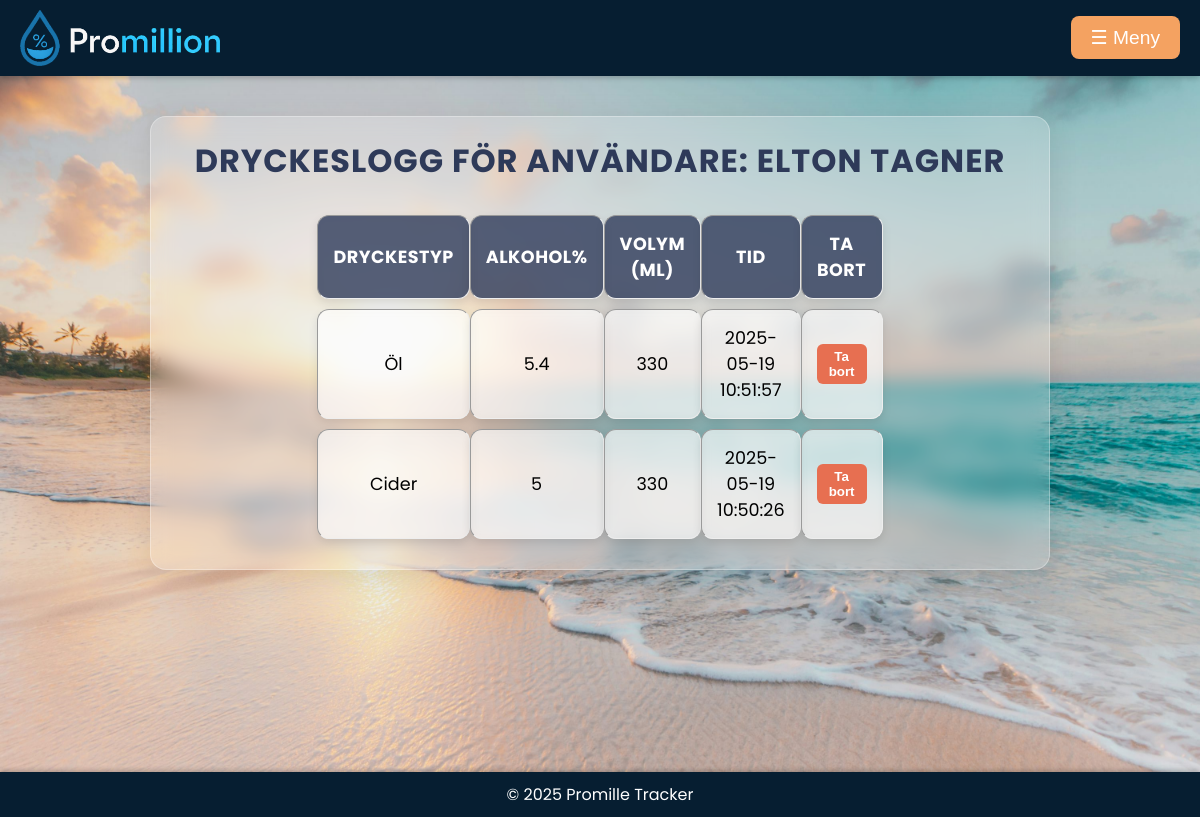
Screenshot of /view_drinks.php (signed in) with the database file from the repository.
### tables this page shows
CREATE TABLE `tbluser` (
  `id` int(11) NOT NULL,
  `namn` varchar(100) NOT NULL,
  `password` varchar(255) NOT NULL,
  `weight` float NOT NULL,
  `height` float NOT NULL,
  `alkoholvolym` float NOT NULL,
  `userlevel` tinyint(11) NOT NULL DEFAULT 10,
  `team` varchar(20) NOT NULL
);

CREATE TABLE `tbldrinklog` (
  `drinkid` int(11) NOT NULL,
  `userid` int(11) NOT NULL,
  `drinktype` varchar(50) NOT NULL,
  `alcoholpercent` float NOT NULL,
  `volume_ml` float NOT NULL,
  `drinktimestamp` timestamp NOT NULL DEFAULT current_timestamp()
);

### view_drinks.php (the view, shortened to what this page needs)
<?php
$conn = getDBConnection();
$userid_to_view = isset($_GET['userid']) ? (int)$_GET['userid'] : $_SESSION['userid'];
$name_sql = "SELECT namn FROM tbluser WHERE id = ?";
$name_stmt = $conn->prepare($name_sql);
$name_stmt->bind_param("i", $userid_to_view);
$name_stmt->execute();
$name_result = $name_stmt->get_result();
$user_name = ($name_result->num_rows > 0) ? $name_result->fetch_assoc()['namn'] : "Okänd";
$sql = "SELECT drinktype, alcoholpercent, volume_ml, drinktimestamp
        FROM tbldrinklog
        WHERE userid = ?
        ORDER BY drinktimestamp DESC";
$stmt = $conn->prepare($sql);
$stmt->bind_param("i", $userid_to_view);
$stmt->execute();
$result = $stmt->get_result();
?>
<!DOCTYPE html>
<html lang="sv">
<head>
    <link rel="stylesheet" href="style.css">
</head>
<body>
    <header>
        <div class="header-content">
            <img src="bilder/logotyp.png" alt="Logotyp">
            <div class="dropdown">
                <button class="menu-toggle" onclick="toggleDropdown()">☰ Meny</button>
            </div>
        </div>
    </header>
    <main>
        <div class="view-drinks">
            <h2>Dryckeslogg för användare: <strong><?php echo htmlspecialchars($user_name); ?></strong></h2>
            <?php if ($result->num_rows > 0): ?>
                <table border="1">
                    <thead>
                        <tr>
                            <th>Dryckestyp</th>
                            <th>Alkohol%</th>
                            <th>Volym (ml)</th>
                            <th>Tid</th>
                            <?php if ($userid_to_view == $_SESSION['userid']): ?>
                                <th>Ta bort</th>
                            <?php endif; ?>
                        </tr>
                    </thead>
                    <tbody>
                        <?php while ($row = $result->fetch_assoc()): ?>
                            <tr>
                                <td><?php echo htmlspecialchars($row['drinktype']); ?></td>
                                <td><?php echo htmlspecialchars($row['alcoholpercent']); ?></td>
                                <td><?php echo htmlspecialchars($row['volume_ml']); ?></td>
                                <td><?php echo htmlspecialchars($row['drinktimestamp']); ?></td>
                                <?php if ($userid_to_view == $_SESSION['userid']): ?>
                                    <td>
                                        <form method="POST" action="remove_drink.php" style="margin:0;">
                                            <button type="submit" class="remove-btn" onclick="return confirm('Ta bort denna dryck?')">Ta bort</button>
                                        </form>
                                    </td>
                                <?php endif; ?>
                            </tr>
                        <?php endwhile; ?>
                    </tbody>
                </table>
            <?php else: ?>
                <p>Inga drycker hittades för denna användare.</p>
            <?php endif; ?>
        </div>
    </main>
    <footer>
        <p>&copy; 2025 Promille Tracker</p>
    </footer>
</body>
</html>

### style.css (style rules this page uses)
* { margin:0; padding:0; box-sizing: border-box; }
body { font-family: Arial, sans-serif; margin: 0; padding: 0; background-color: #061e31; }
header img { width: 200px; height: auto; margin-right: 20px; filter: hue-rotate(20deg); }
header { background-color: #061e31; color: white; display: flex; justify-content: space-between; align-items: center; padding: 15px 20px; width: 100%; box-shadow: 0 2px 5px rgba(0, 0, 0, 0.2); height: auto; position: relative; }
main { min-height: 87vh; background-image: url(bilder/background.jfif); background-size: cover; background-position: center; background-repeat: no-repeat; padding: 20px; padding-bottom: 60px; }
.view-drinks { max-width: 900px; margin: 20px auto; padding: 20px; background: rgba(255, 255, 255, 0.2); border-radius: 16px; box-shadow: 0 4px 30px rgba(0, 0, 0, 0.1); backdrop-filter: blur(10px); -webkit-backdrop-filter: blur(10px); border: 1px solid rgba(255, 255, 255, 0.3); font-family: 'Poppins', sans-serif; }
.view-drinks h2 { text-align: center; color: #2E3A59; font-size: 2rem; margin-bottom: 20px; text-transform: uppercase; letter-spacing: 1px; }
.view-drinks table { width: 100%; border-collapse: separate; border-spacing: 0 10px; margin-top: 20px; font-size: 1.1rem; border:none; }
.view-drinks table th, .view-drinks table td { padding: 15px; text-align: center; background-color: rgba(255, 255, 255, 0.6); border-radius: 12px; box-shadow: 0 4px 10px rgba(0, 0, 0, 0.1); backdrop-filter: blur(5px); }
.view-drinks table th { background-color: rgba(46, 58, 89, 0.8); color: #ffffff; font-weight: bold; text-transform: uppercase; letter-spacing: 0.5px; }
header { background-color: #061e31; color: white; padding: 10px 20px; display: flex; justify-content: space-between; align-items: center; box-shadow: 0 2px 5px rgba(0, 0, 0, 0.2); }
header img { width: 200px; height: auto; }
.dropdown { position: relative; }
.menu-toggle { background-color: #f4a261; color: white; border: none; padding: 10px 20px; font-size: 1.2rem; cursor: pointer; border-radius: 8px; transition: background-color 0.3s ease; }
.remove-btn { background: #e76f51; color: #fff; border: none; border-radius: 6px; padding: 5px 12px; cursor: pointer; font-weight: bold; transition: background 0.2s; }
.header-content { display: flex; align-items: center; justify-content: space-between; width: 100%; }
header img { margin-right: 20px; }
.dropdown { right: 20px; position: absolute; display: flex; align-items: center; }
.view-drinks table { max-width: 400px; }
.view-drinks table { margin: 0 auto; max-width: 400px; }
footer { background-color: #061e31; font-family: poppins, sans-serif; color: white; text-align: center; padding: 10px 0; position: relative; width: 100%; box-shadow: 0 -2px 5px rgba(0, 0, 0, 0.2); }

### rows the page displays
tbluser: namn "ELTON TAGNER"
tbldrinklog: drinktype "Öl", alcoholpercent "5.4", volume_ml "330", drinktimestamp "2025-05-19 10:51:57"
tbldrinklog: drinktype "Cider", alcoholpercent "5", volume_ml "330", drinktimestamp "2025-05-19 10:50:26"
